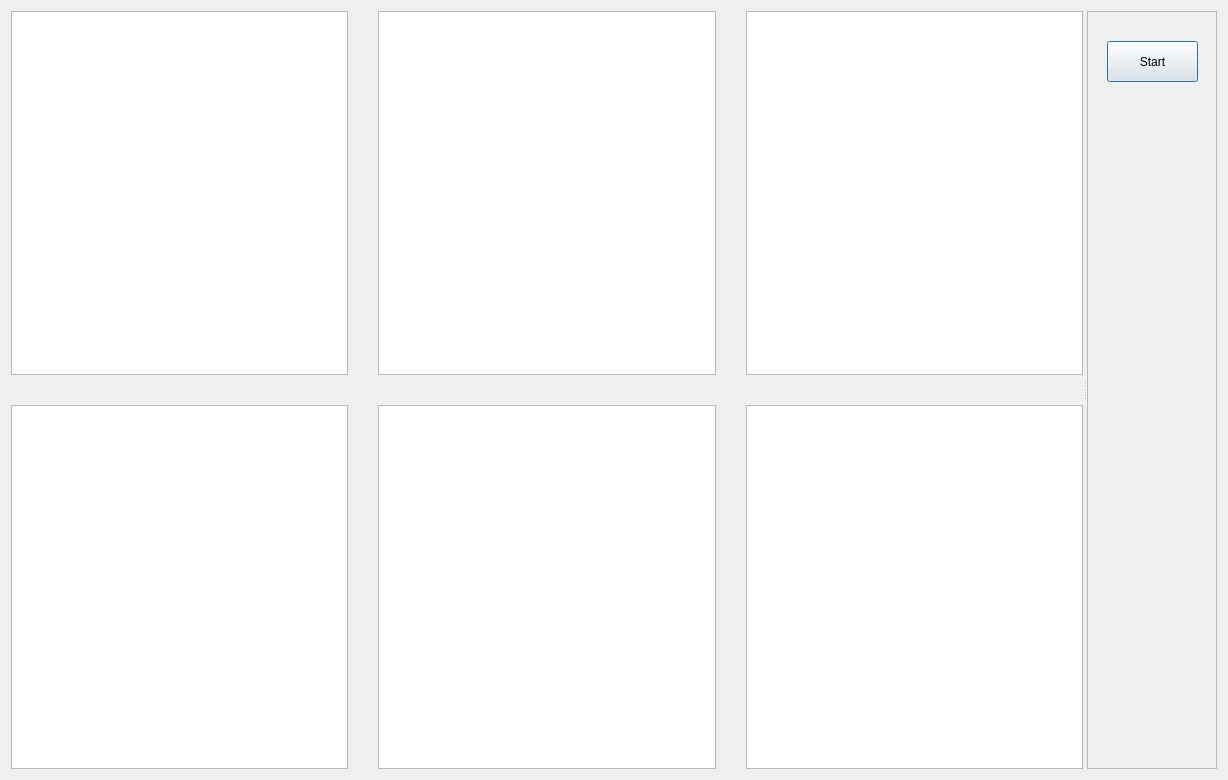
<?xml version="1.0" encoding="UTF-8"?>
<ui version="4.0">
 <class>Dialog_Graphics</class>
 <widget class="QDialog" name="Dialog_Graphics">
  <property name="geometry">
   <rect>
    <x>0</x>
    <y>0</y>
    <width>1228</width>
    <height>780</height>
   </rect>
  </property>
  <property name="windowTitle">
   <string>Dialog</string>
  </property>
  <layout class="QGridLayout" name="gridLayout_2">
   <item row="0" column="0">
    <widget class="QSplitter" name="splitter">
     <property name="orientation">
      <enum>Qt::Horizontal</enum>
     </property>
     <widget class="QWidget" name="layoutWidget">
      <layout class="QGridLayout" name="grid_layout_figures">
       <property name="spacing">
        <number>30</number>
       </property>
       <item row="0" column="0">
        <widget class="QChartView" name="chartview_1"/>
       </item>
       <item row="0" column="1">
        <widget class="QChartView" name="chartview_2"/>
       </item>
       <item row="0" column="2">
        <widget class="QChartView" name="chartview_3"/>
       </item>
       <item row="1" column="0">
        <widget class="QChartView" name="chartview_4"/>
       </item>
       <item row="1" column="1">
        <widget class="QChartView" name="chartview_5"/>
       </item>
       <item row="1" column="2">
        <widget class="QChartView" name="chartview_6"/>
       </item>
      </layout>
     </widget>
     <widget class="QFrame" name="frame_buttons">
      <property name="minimumSize">
       <size>
        <width>0</width>
        <height>0</height>
       </size>
      </property>
      <property name="maximumSize">
       <size>
        <width>200</width>
        <height>16777215</height>
       </size>
      </property>
      <property name="frameShape">
       <enum>QFrame::StyledPanel</enum>
      </property>
      <property name="frameShadow">
       <enum>QFrame::Raised</enum>
      </property>
      <widget class="QPushButton" name="pushButton_start_graphics">
       <property name="geometry">
        <rect>
         <x>20</x>
         <y>30</y>
         <width>91</width>
         <height>41</height>
        </rect>
       </property>
       <property name="text">
        <string>Start</string>
       </property>
      </widget>
     </widget>
    </widget>
   </item>
  </layout>
 </widget>
 <customwidgets>
  <customwidget>
   <class>QChartView</class>
   <extends>QGraphicsView</extends>
   <header>QtCharts</header>
  </customwidget>
 </customwidgets>
 <resources/>
 <connections/>
</ui>
